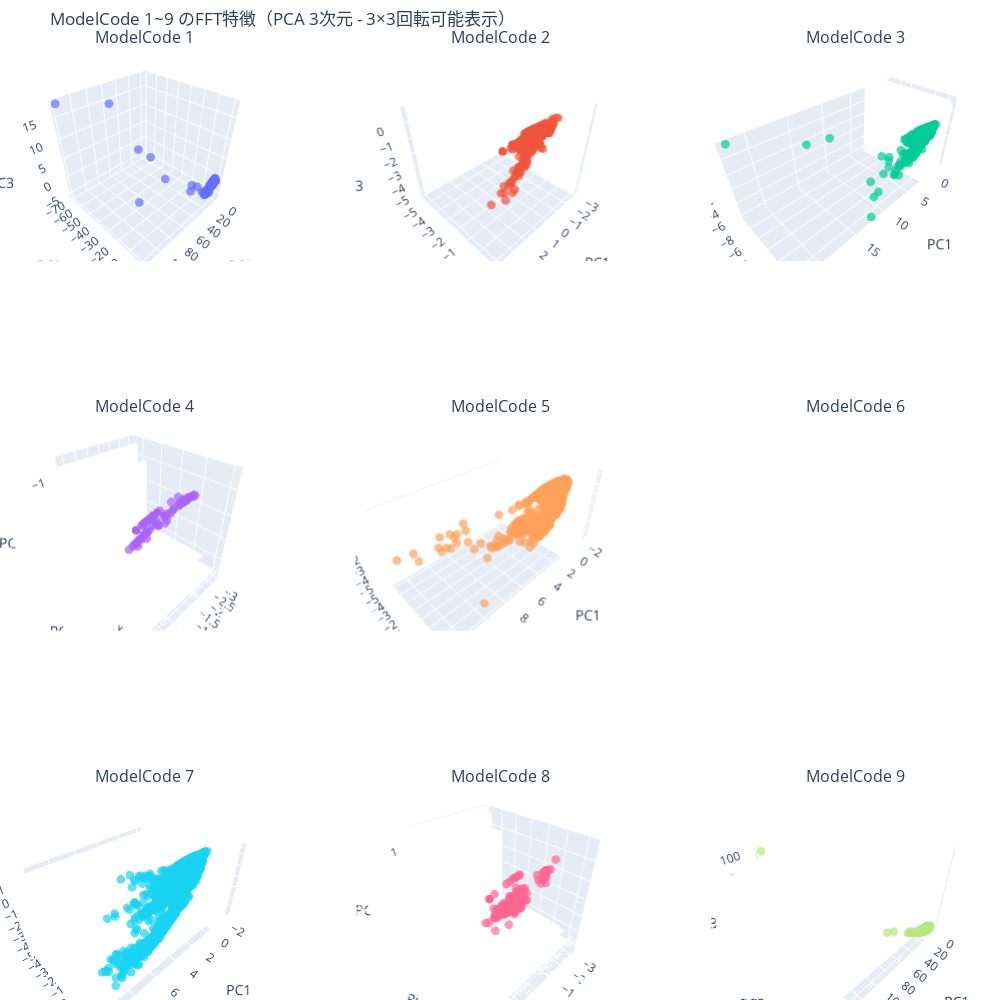

Notebook code for this chart:
### Code cell
import pandas as pd
import numpy as np
from sklearn.decomposition import PCA
from sklearn.preprocessing import StandardScaler
import plotly.graph_objects as go
from plotly.subplots import make_subplots

# === ModelCode 1〜9 を抽出 ===
mask_model_1_to_9 = final_df["ModelCode"].isin(range(1, 10))
features_subset = feature_df[mask_model_1_to_9]
modelcode_subset = final_df.loc[mask_model_1_to_9, "ModelCode"]

# === 数値列のみ抽出し、NaNを除外 ===
numerical_features = features_subset.select_dtypes(include=["number"])
numerical_features_clean = numerical_features.dropna()
modelcode_clean = modelcode_subset[numerical_features_clean.index]

# === スケーリングとPCA（3次元） ===
scaler = StandardScaler()
X_scaled = scaler.fit_transform(numerical_features_clean)

pca = PCA(n_components=3)
pca_result = pca.fit_transform(X_scaled)

# === PCA結果をDataFrameにまとめる ===
pca_df = pd.DataFrame(pca_result, columns=["PC1", "PC2", "PC3"])
pca_df["ModelCode"] = modelcode_clean.values.astype(str)

# === 3x3 のサブプロットレイアウト（3D用） ===
fig = make_subplots(
    rows=3, cols=3,
    specs=[[{'type': 'scene'}]*3]*3,
    subplot_titles=[f"ModelCode {i}" for i in range(1, 10)]
)

# === 各ModelCodeに対応する3D散布図を各サブプロットに描画 ===
for i, code in enumerate(range(1, 10)):
    subset = pca_df[pca_df["ModelCode"] == str(code)]
    row = i // 3 + 1
    col = i % 3 + 1

    if not subset.empty:
        scatter = go.Scatter3d(
            x=subset["PC1"],
            y=subset["PC2"],
            z=subset["PC3"],
            mode='markers',
            marker=dict(size=3, opacity=0.7),
            name=f"ModelCode {code}",
            showlegend=False
        )
        fig.add_trace(scatter, row=row, col=col)

# === レイアウト調整 ===
fig.update_layout(
    height=1000, width=1000,
    title_text="ModelCode 1~9 のFFT特徴（PCA 3次元 - 3×3回転可能表示）",
    margin=dict(l=0, r=0, b=0, t=50)
)

# 各subplotに軸ラベルを設定
for i in range(1, 10):
    scene_id = f"scene{i}"
    fig['layout'][scene_id]['xaxis']['title'] = 'PC1'
    fig['layout'][scene_id]['yaxis']['title'] = 'PC2'
    fig['layout'][scene_id]['zaxis']['title'] = 'PC3'

fig.show()

### Figure 1 — Plotly figure (JSON) as saved in the notebook; plotly's stock layout.template omitted (floating-point values rounded to 4 significant figures; data arrays with more than 128 entries replaced by an {"elided": "..."} marker saying what was removed)
{"data": [{"marker": {"opacity": 0.7, "size": 3}, "mode": "markers", "name": "ModelCode 1", "scene": "scene", "showlegend": false, "type": "scatter3d", "x": {"elided": "653 float values"}, "y": {"elided": "653 float values"}, "z": {"elided": "653 float values"}}, {"marker": {"opacity": 0.7, "size": 3}, "mode": "markers", "name": "ModelCode 2", "scene": "scene2", "showlegend": false, "type": "scatter3d", "x": {"elided": "476 float values"}, "y": {"elided": "476 float values"}, "z": {"elided": "476 float values"}}, {"marker": {"opacity": 0.7, "size": 3}, "mode": "markers", "name": "ModelCode 3", "scene": "scene3", "showlegend": false, "type": "scatter3d", "x": {"elided": "1527 float values"}, "y": {"elided": "1527 float values"}, "z": {"elided": "1527 float values"}}, {"marker": {"opacity": 0.7, "size": 3}, "mode": "markers", "name": "ModelCode 4", "scene": "scene4", "showlegend": false, "type": "scatter3d", "x": [-2.084, -3.155, -3.144, -3.144, -3.155, -3.144, -3.144, -2.613, -3.144, -2.455, -3.155, -2.797, -3.144, -2.608, -3.155, -3.155, -2.697, -3.144, -2.805, -3.155, -2.859, -2.893, -2.949, -2.949, -3.158, -3.144, -3.158, -3.158, -0.00711, -0.276, 0.1508, -0.493, -0.04069, -0.5336, -0.442, -0.152, -0.2896, -0.2258, -0.8051, -0.4912, -0.4666, -0.134, -0.3302, -0.6274, -0.3179, -0.4133, -0.07539, 0.03215, -0.5523, -0.8901, -0.4619, -0.918, -0.9618, -0.7729, -0.3562, -0.6892, -0.4069, -0.308, -0.2434, -0.0984, -0.184, -0.3978, -2.208, -2.797, -3.144, -3.144, -3.144, -2.619, -3.144, -2.62, -2.62, -2.52, -3.144, -3.155, -2.893, -2.519, -2.893, -2.725, -2.797, -3.144, -3.158, -3.155, -3.144, -2.893, -2.608, -3.158, -3.155, -3.144, -3.144, -3.144, -1.036, -1.117, -1.042, -1.094, -1.163, -1.002, -1.069, -1.093, -1.137, -1.073, -1.019, -1.05, -1.026, -0.9774, -0.7885, -1.09, -1.126, -0.903, -1.188, -1.206, -0.9775, -1.209, -1.178, -1.308, -1.071, -1.077, -0.7267], "y": [-2.173, -5.423, -5.4, -5.4, -5.423, -5.4, -5.4, -3.753, -5.4, -3.276, -5.423, -4.311, -5.4, -3.737, -5.423, -5.423, -4.008, -5.4, -4.338, -5.423, -4.51, -4.608, -4.785, -4.786, -5.432, -5.4, -5.432, -5.432, -2.093, -2.095, -1.768, -2.038, -1.616, -2.15, -1.552, -2.215, -2.188, -2.187, -1.923, -2.117, -1.29, -2.173, -1.227, -1.808, -2.032, -1.957, -2.257, -2.31, -1.994, -1.73, -1.583, -1.741, -1.699, -1.952, -2.044, -1.972, -1.989, -2.031, -2.037, -2.103, -1.998, -2.1, -2.547, -4.311, -5.4, -5.4, -5.4, -3.759, -5.4, -3.759, -3.759, -3.472, -5.4, -5.423, -4.608, -3.47, -4.608, -4.093, -4.311, -5.4, -5.432, -5.423, -5.4, -4.608, -3.742, -5.432, -5.423, -5.4, -5.4, -5.4, -1.263, -0.971, -1.251, -1.068, -1.065, -1.28, -1.131, -1.199, -1.123, -1.375, -1.176, -1.119, -0.912, -1.313, -1.581, -1.214, -1.191, -1.449, -1.168, -1.281, -1.472, -1.377, -1.424, -1.412, -0.8929, -1.133, -1.386], "z": [-1.351, -4.978, -4.966, -4.966, -4.978, -4.966, -4.966, -3.059, -4.966, -2.537, -4.978, -3.7, -4.966, -3.047, -4.978, -4.978, -3.344, -4.966, -3.718, -4.978, -3.91, -4.032, -4.231, -4.231, -4.983, -4.966, -4.983, -4.983, -2.168, -2.041, -1.904, -1.87, -1.651, -1.987, -1.379, -2.242, -2.146, -2.176, -1.602, -1.971, -1.092, -2.198, -1.079, -1.553, -1.944, -1.809, -2.324, -2.437, -1.798, -1.353, -1.4, -1.358, -1.282, -1.657, -1.949, -1.718, -1.853, -1.953, -1.991, -2.132, -1.979, -1.993, -1.746, -3.7, -4.966, -4.966, -4.966, -3.066, -4.966, -3.066, -3.066, -2.755, -4.966, -4.978, -4.032, -2.752, -4.032, -3.446, -3.7, -4.966, -4.983, -4.978, -4.966, -4.032, -3.051, -4.983, -4.978, -4.966, -4.966, -4.966, -0.7807, -0.4457, -0.7723, -0.5547, -0.5438, -0.8148, -0.654, -0.6953, -0.5898, -0.8866, -0.7007, -0.626, -0.4458, -0.8644, -1.23, -0.7202, -0.6712, -1.036, -0.6186, -0.7403, -1.031, -0.8367, -0.9012, -0.8313, -0.409, -0.6276, -1.034]}, {"marker": {"opacity": 0.7, "size": 3}, "mode": "markers", "name": "ModelCode 5", "scene": "scene5", "showlegend": false, "type": "scatter3d", "x": {"elided": "2592 float values"}, "y": {"elided": "2592 float values"}, "z": {"elided": "2592 float values"}}, {"marker": {"opacity": 0.7, "size": 3}, "mode": "markers", "name": "ModelCode 7", "scene": "scene7", "showlegend": false, "type": "scatter3d", "x": {"elided": "19683 float values"}, "y": {"elided": "19683 float values"}, "z": {"elided": "19683 float values"}}, {"marker": {"opacity": 0.7, "size": 3}, "mode": "markers", "name": "ModelCode 8", "scene": "scene8", "showlegend": false, "type": "scatter3d", "x": {"elided": "234 float values"}, "y": {"elided": "234 float values"}, "z": {"elided": "234 float values"}}, {"marker": {"opacity": 0.7, "size": 3}, "mode": "markers", "name": "ModelCode 9", "scene": "scene9", "showlegend": false, "type": "scatter3d", "x": {"elided": "1589 float values"}, "y": {"elided": "1589 float values"}, "z": {"elided": "1589 float values"}}], "layout": {"annotations": [{"font": {"size": 16}, "showarrow": false, "text": "ModelCode 1", "x": 0.1444, "xanchor": "center", "xref": "paper", "y": 1, "yanchor": "bottom", "yref": "paper"}, {"font": {"size": 16}, "showarrow": false, "text": "ModelCode 2", "x": 0.5, "xanchor": "center", "xref": "paper", "y": 1, "yanchor": "bottom", "yref": "paper"}, {"font": {"size": 16}, "showarrow": false, "text": "ModelCode 3", "x": 0.8556, "xanchor": "center", "xref": "paper", "y": 1, "yanchor": "bottom", "yref": "paper"}, {"font": {"size": 16}, "showarrow": false, "text": "ModelCode 4", "x": 0.1444, "xanchor": "center", "xref": "paper", "y": 0.6111, "yanchor": "bottom", "yref": "paper"}, {"font": {"size": 16}, "showarrow": false, "text": "ModelCode 5", "x": 0.5, "xanchor": "center", "xref": "paper", "y": 0.6111, "yanchor": "bottom", "yref": "paper"}, {"font": {"size": 16}, "showarrow": false, "text": "ModelCode 6", "x": 0.8556, "xanchor": "center", "xref": "paper", "y": 0.6111, "yanchor": "bottom", "yref": "paper"}, {"font": {"size": 16}, "showarrow": false, "text": "ModelCode 7", "x": 0.1444, "xanchor": "center", "xref": "paper", "y": 0.2222, "yanchor": "bottom", "yref": "paper"}, {"font": {"size": 16}, "showarrow": false, "text": "ModelCode 8", "x": 0.5, "xanchor": "center", "xref": "paper", "y": 0.2222, "yanchor": "bottom", "yref": "paper"}, {"font": {"size": 16}, "showarrow": false, "text": "ModelCode 9", "x": 0.8556, "xanchor": "center", "xref": "paper", "y": 0.2222, "yanchor": "bottom", "yref": "paper"}], "height": 1000, "margin": {"b": 0, "l": 0, "r": 0, "t": 50}, "scene": {"domain": {"x": [0, 0.2889], "y": [0.7778, 1]}, "xaxis": {"title": {"text": "PC1"}}, "yaxis": {"title": {"text": "PC2"}}, "zaxis": {"title": {"text": "PC3"}}}, "scene2": {"domain": {"x": [0.3556, 0.6444], "y": [0.7778, 1]}, "xaxis": {"title": {"text": "PC1"}}, "yaxis": {"title": {"text": "PC2"}}, "zaxis": {"title": {"text": "PC3"}}}, "scene3": {"domain": {"x": [0.7111, 1], "y": [0.7778, 1]}, "xaxis": {"title": {"text": "PC1"}}, "yaxis": {"title": {"text": "PC2"}}, "zaxis": {"title": {"text": "PC3"}}}, "scene4": {"domain": {"x": [0, 0.2889], "y": [0.3889, 0.6111]}, "xaxis": {"title": {"text": "PC1"}}, "yaxis": {"title": {"text": "PC2"}}, "zaxis": {"title": {"text": "PC3"}}}, "scene5": {"domain": {"x": [0.3556, 0.6444], "y": [0.3889, 0.6111]}, "xaxis": {"title": {"text": "PC1"}}, "yaxis": {"title": {"text": "PC2"}}, "zaxis": {"title": {"text": "PC3"}}}, "scene6": {"domain": {"x": [0.7111, 1], "y": [0.3889, 0.6111]}, "xaxis": {"title": {"text": "PC1"}}, "yaxis": {"title": {"text": "PC2"}}, "zaxis": {"title": {"text": "PC3"}}}, "scene7": {"domain": {"x": [0, 0.2889], "y": [0, 0.2222]}, "xaxis": {"title": {"text": "PC1"}}, "yaxis": {"title": {"text": "PC2"}}, "zaxis": {"title": {"text": "PC3"}}}, "scene8": {"domain": {"x": [0.3556, 0.6444], "y": [0, 0.2222]}, "xaxis": {"title": {"text": "PC1"}}, "yaxis": {"title": {"text": "PC2"}}, "zaxis": {"title": {"text": "PC3"}}}, "scene9": {"domain": {"x": [0.7111, 1], "y": [0, 0.2222]}, "xaxis": {"title": {"text": "PC1"}}, "yaxis": {"title": {"text": "PC2"}}, "zaxis": {"title": {"text": "PC3"}}}, "title": {"text": "ModelCode 1~9 のFFT特徴（PCA 3次元 - 3×3回転可能表示）"}, "width": 1000}}
